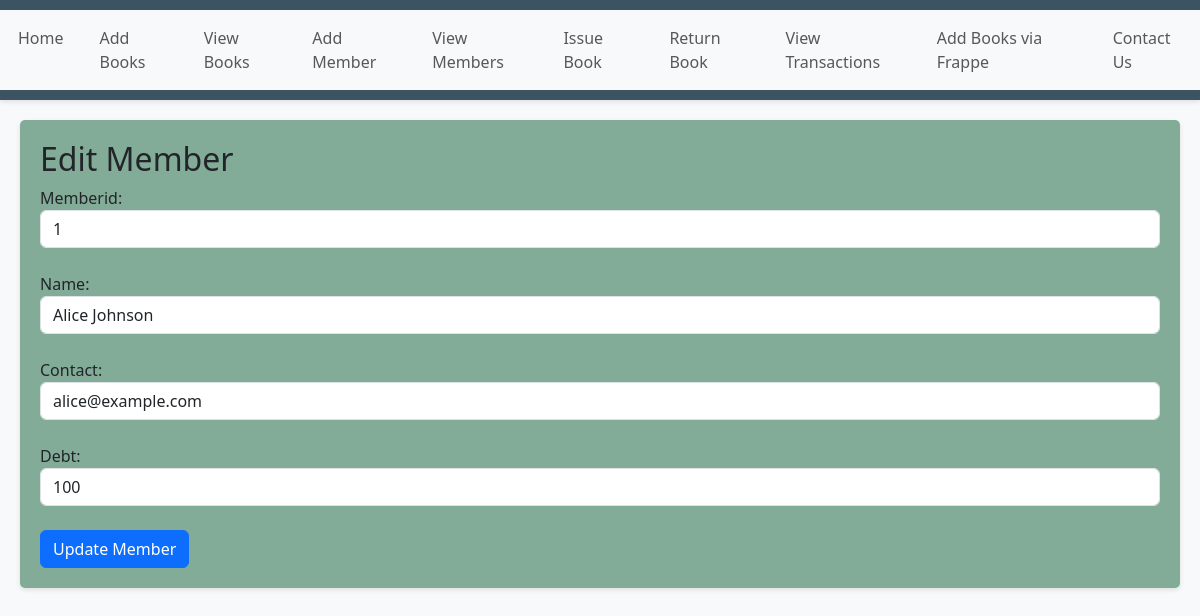
Page /edit_member/1 on the committed database.
### tables this page shows
CREATE TABLE "members" (
        "memberID" INTEGER PRIMARY KEY AUTOINCREMENT,
        "name" TEXT,
        "contact" TEXT,
        "debt" INTEGER DEFAULT 0
    );

### app.py (the view, shortened to what this page needs)
@app.route('/edit_member/<int:memberID>', methods=['GET', 'POST'])
def edit_member(memberID):
    conn = get_db()
    cur = conn.cursor()
    cur.execute('SELECT * FROM members WHERE memberID = ?', (memberID,))
    member = cur.fetchone()
    conn.close()
    return render_template('editmember.html', member=member)

### app.py (called while the page is built)
def get_db():
    db = getattr(g, '_database', None)
    if db is None:
        db = g._database = sqlite3.connect(DATABASE)
        db.row_factory = sqlite3.Row
    return db

@app.teardown_appcontext
def close_connection(exception):
    db = getattr(g, '_database', None)
    if db is not None:
        db.close()

### templates/editmember.html
{% extends 'layout.html' %}
{% block content %}
    <h2>Edit Member</h2>
    <form method="POST" action="{{ url_for('edit_member', memberID=member['memberID']) }}">
        {% for key in member.keys() %}
        <label for="{{ key }}">{{ key|capitalize }}:</label>
        {% if key == 'memberID' %}
            <input type="text" class="form-control" name="{{ key }}" value="{{ member[key] }}" readonly><br>
        {% else %}
            <input type="text" class="form-control" name="{{ key }}" value="{{ member[key] }}"><br>
        {% endif %}
        {% endfor %}
        <button type="submit" class="btn btn-primary">Update Member</button>
    </form>
{% endblock %}

### templates/layout.html (style rules this page uses)
body { background-color: #f8f9fa; }

### rows in the picture
members: memberID "1", name "Alice Johnson" "alice@example.com" "100"

### other values in the picture
{{ key|capitalize }} "Memberid" "Name" "Contact" "Debt"
